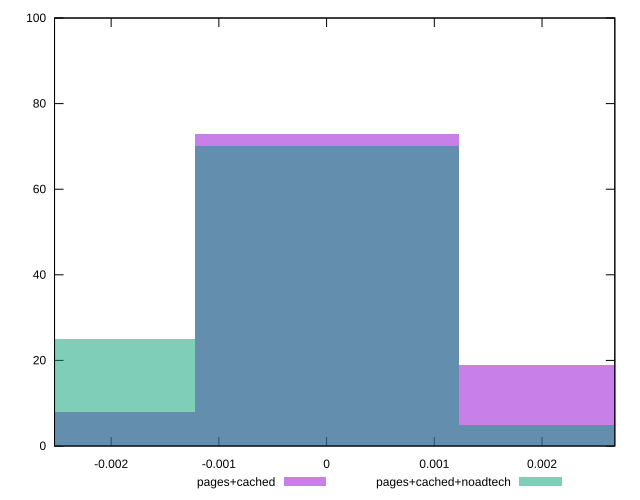

This chart was generated by the following gnuplot code:
reset

$pagesCached <<EOF
0 73
0.0024506420481839202 19
-0.0024506420481839202 8
EOF

$pagesCachedNoadtech <<EOF
0 70
-0.0024506420481839202 25
0.0024506420481839202 5
EOF

set key outside below
set boxwidth 0.0024506420481839202
set xrange [-0.0025254981369846174:0.002675728366212085]
set yrange [0:100]
set trange [0:100]
set style fill transparent solid 0.5 noborder
set terminal svg size 640, 500 enhanced background rgb 'white'
set output "report_00018_2021-02-10T15-25-16.877Z/meta/pScore-difference/comparison/histogram/1_vs_2.svg"

plot $pagesCached title "pages+cached" with boxes, \
     $pagesCachedNoadtech title "pages+cached+noadtech" with boxes

reset
